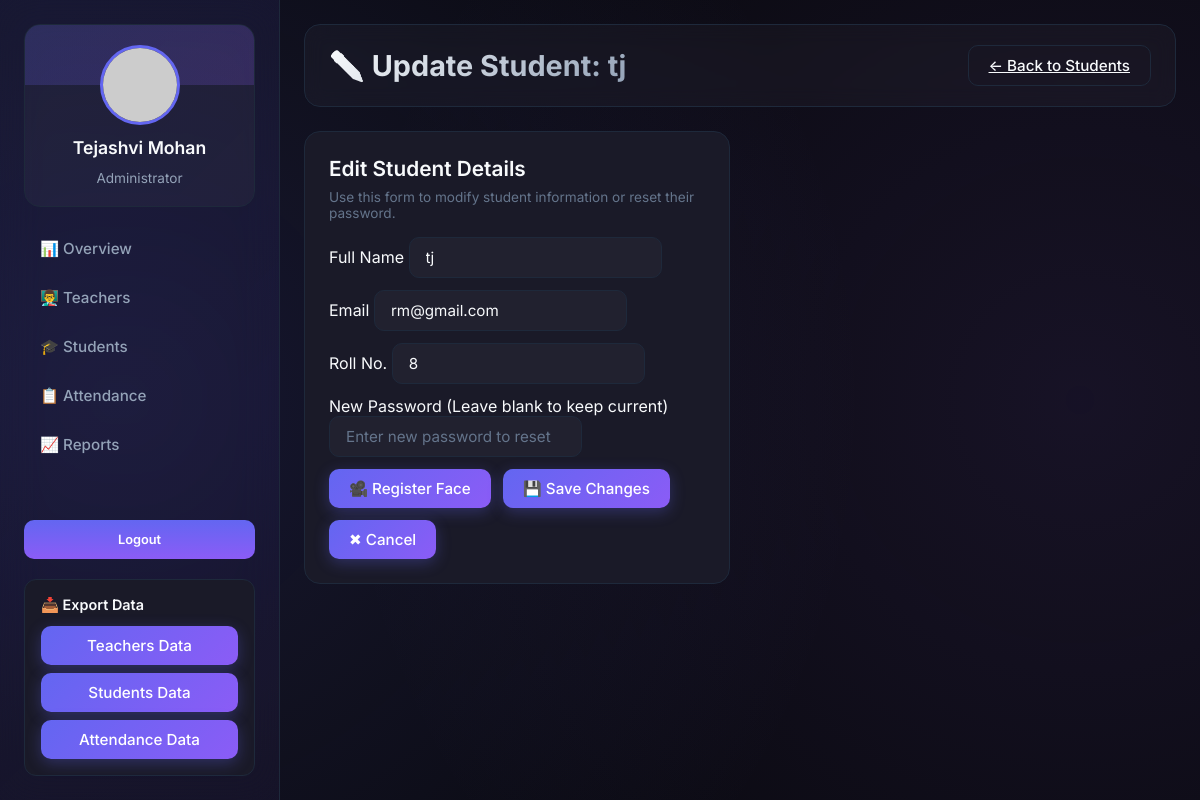
The page /dashboard/students/update/4 (signed in) on the database its author committed.
### app/models.py (models this page shows, shortened)
class Student(db.Model):
    __tablename__ = 'students'
    id = db.Column(db.Integer, primary_key=True)
    name = db.Column(db.String(120), nullable=False)
    email = db.Column(db.String(120), unique=True, nullable=False)
    roll_no = db.Column(db.String(50), unique=True, nullable=False)
    password = db.Column(db.String(255), nullable=False)
    face_embedding = db.Column(db.LargeBinary)   # stored face vector
    voice_embedding = db.Column(db.LargeBinary)  # optional voice vector
    subject_id = db.Column(db.Integer, db.ForeignKey('subjects.id'))
    created_at = db.Column(db.DateTime, default=datetime.now)
    attendances = db.relationship('Attendance', backref='student', lazy=True)
    report = db.relationship('Report', backref='student', uselist=False)

### app/routes/crud.py (the view)
        def wrapped(*args, **kwargs):
            if 'user_type' not in session:
                flash("Please log in first.", "warning")
                return redirect(url_for("auth.login"))
            if session['user_type'] not in roles:
                flash("Access denied.", "danger")
                return redirect(url_for("auth.login"))
            return f(*args, **kwargs)

### app/routes/crud.py (called while the page is built, shortened)
def role_required(*roles):
    def decorator(f):
        def wrapped(*args, **kwargs):
            if 'user_type' not in session:
                flash("Please log in first.", "warning")
                return redirect(url_for("auth.login"))
            if session['user_type'] not in roles:
                flash("Access denied.", "danger")
                return redirect(url_for("auth.login"))
            return f(*args, **kwargs)
        wrapped.__name__ = f.__name__
        return wrapped
    return decorator

@crud_bp.route('/dashboard/students/update/<int:student_id>', methods = ["GET","POST"])
@role_required("admin", "teacher")
def update_student(student_id):
    updated_student = Student.query.get_or_404(student_id)
    return render_template("update_student_form.html", student=updated_student)

### app/templates/update_student_form.html (shortened to what this page needs)
{% extends "base.html" %}
{% block content %}
<header>
    <h2 id="pageTitle">✏️ Update Student: {{ student.name }}</h2>
    <div class="controls">
        <a href="{{ url_for('dashboard.manage_students') }}" class="btn ghost">← Back to Students</a>
    </div>
</header>
<div class="grid">
    <div class="card" style="max-width: 500px; margin: auto;">
        <h3>Edit Student Details</h3>
        <p class="small">Use this form to modify student information or reset their password.</p>
        <form action="{{ url_for('crud.update_student', student_id=student.id) }}" method="POST">
            <div class="form-group">
                <label for="name">Full Name</label>
                <input type="text" id="name" name="name" value="{{ student.name }}" placeholder="Full name" required>
            </div>
            <div class="form-group">
                <label for="email">Email</label>
                <input type="email" id="email" name="email" value="{{ student.email }}" placeholder="Email address"
                    required>
            </div>
            <div class="form-group">
                <label for="roll_no">Roll No.</label>
                <input type="text" id="roll_no" name="roll_no" value="{{ student.roll_no or '' }}"
                    placeholder="Roll Number" required>
            </div>
            <div class="form-group">
                <label for="password">New Password (Leave blank to keep current)</label>
                <input type="password" id="password" name="password" placeholder="Enter new password to reset">
            </div>
            <a href="{{ url_for('face_register.register_face', roll_no=student.roll_no) }}">
                <button class="btn"> 🎥 Register Face</button>
            </a>
            <button class="btn btn-primary" type="submit">💾 Save Changes</button>
            <a href="{{ url_for('dashboard.manage_students') }}"><button class="btn">✖
                    Cancel</button>
            </a>
        </form>
    </div>
</div>
{% endblock %}

### app/static/css/dashboard.css (style rules this page uses)
:root { --bg-primary: #0a0a0f; --bg-secondary: #12121a; --bg-card: #1a1a28; --accent-primary: #6366f1; --accent-secondary: #8b5cf6; --accent-tertiary: #ec4899; --text-primary: #f8fafc; --text-secondary: #94a3b8; --text-muted: #64748b; --border: #1e293b; --success: #10b981; --warning: #f59e0b; --error: #ef4444; --glass: rgba(255, 255, 255, 0.03); --glass-hover: rgba(255, 255, 255, 0.06); }
* { box-sizing: border-box; margin: 0; padding: 0 }
body { font-family: 'Inter', system-ui, -apple-system, sans-serif; background: var(--bg-primary); color: var(--text-primary); height: 100vh; overflow: hidden; position: relative; }
body::before { content: ''; position: fixed; top: -50%; right: -50%; width: 200%; height: 200%; background: radial-gradient(circle at 30% 50%, rgba(99, 102, 241, 0.15), transparent 40%), radial-gradient(circle at 70% 50%, rgba(139, 92, 246, 0.1), transparent 40%); animation: rotateGradient 20s linear infinite; pointer-events: none; z-index: 0; }
header { display: flex; justify-content: space-between; align-items: center; padding: 20px 24px; border-radius: 16px; background: var(--glass); backdrop-filter: blur(10px); border: 1px solid var(--border); margin-bottom: 24px; animation: slideDown 0.5s cubic-bezier(0.4, 0, 0.2, 1); }
header h2 { font-size: 1.8rem; font-weight: 700; background: linear-gradient(135deg, var(--text-primary), var(--text-secondary)); -webkit-background-clip: text; -webkit-text-fill-color: transparent; background-clip: text; }
.controls { display: flex; gap: 12px; align-items: center; flex-wrap: wrap; }
input[type="text"], input[type="email"], input:not([type="hidden"]), select { padding: 10px 16px; border-radius: 10px; border: 1px solid var(--border); background: var(--glass); color: var(--text-primary); font-family: inherit; font-size: 0.95rem; transition: all 0.3s ease; outline: none; }
input::placeholder { color: var(--text-muted) }
.small { color: var(--text-muted); font-size: 0.85rem; }
.grid { display: grid; grid-template-columns: repeat(auto-fit, minmax(320px, 1fr)); gap: 20px; animation: fadeInUp 0.6s cubic-bezier(0.4, 0, 0.2, 1); }
.card { background: var(--bg-card); padding: 24px; border-radius: 16px; border: 1px solid var(--border); transition: all 0.3s cubic-bezier(0.4, 0, 0.2, 1); position: relative; overflow: hidden; }
.card::before { content: ''; position: absolute; top: 0; left: 0; right: 0; height: 1px; background: linear-gradient(90deg, transparent, var(--accent-primary), transparent); opacity: 0; transition: opacity 0.3s ease; }
.card h3 { font-size: 1.3rem; font-weight: 600; margin-bottom: 8px; color: var(--text-primary); }
.btn { padding: 10px 20px; border-radius: 10px; border: none; font-weight: 500; font-size: 0.95rem; cursor: pointer; transition: all 0.3s cubic-bezier(0.4, 0, 0.2, 1); font-family: inherit; position: relative; overflow: hidden; z-index: 1; }
.btn::before { content: ''; position: absolute; top: 50%; left: 50%; width: 0; height: 0; border-radius: 50%; background: rgba(255, 255, 255, 0.2); transform: translate(-50%, -50%); transition: width 0.6s, height 0.6s; z-index: -1; }
.btn:not(.ghost) { background: linear-gradient(135deg, var(--accent-primary), var(--accent-secondary)); color: white; box-shadow: 0 4px 15px rgba(99, 102, 241, 0.3); }
.btn.ghost { background: transparent; border: 1px solid var(--border); color: var(--text-primary); }
form { display: flex; gap: 12px; flex-wrap: wrap; margin-top: 16px; }
@media (max-width:1200px) { .grid { grid-template-columns: repeat(2, 1fr) } }

### rows shown on the page
Student: name "tj", email "rm@gmail.com", roll_no "8"
